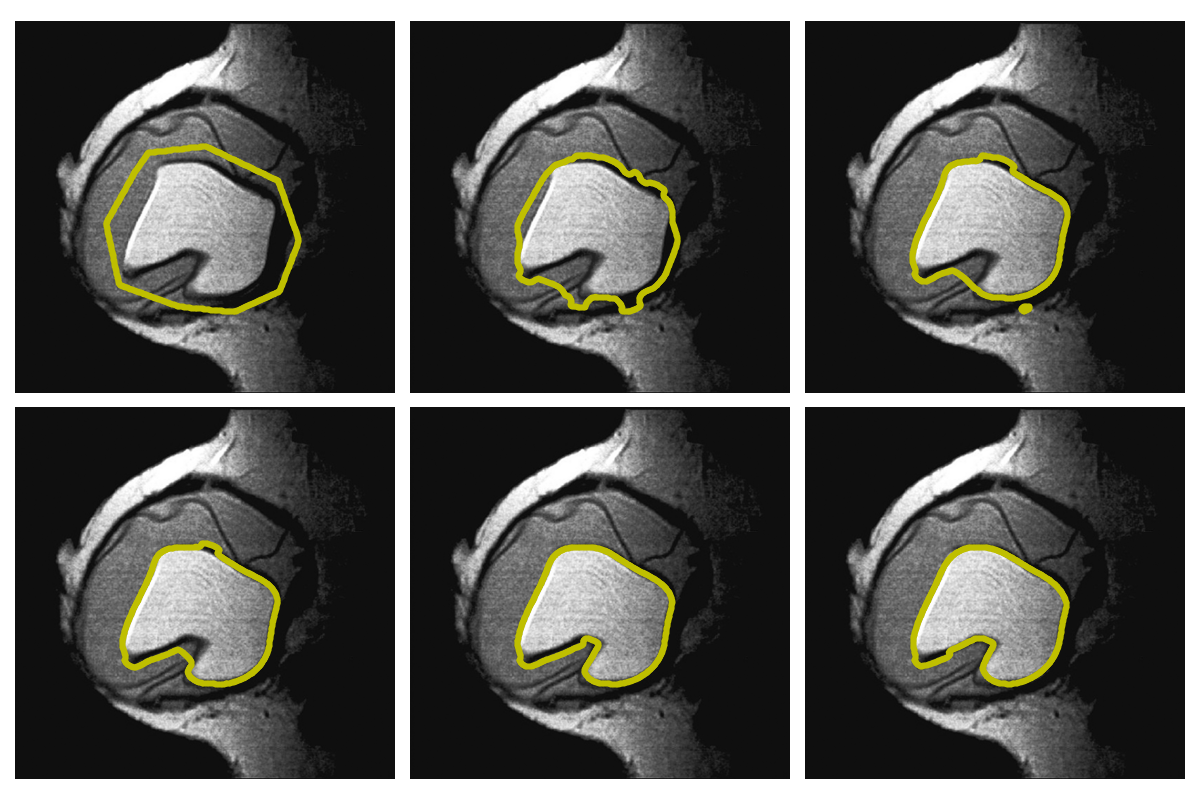

The Python source for this figure:
import os
import sys
import numpy as np
import matplotlib.pyplot as plt
from skimage.io import imread
from skimage.util import img_as_float
from skimage.measure import find_contours
from scipy.io import loadmat, savemat
from scipy.ndimage import convolve
from libDIPUM.curve_manual_input import curve_manual_input
from libDIPUM.coord2mask import coord2mask
from libDIP.levelSetFunction4e import levelSetFunction4e
from libDIP.levelSetForce4e import levelSetForce4e
from libDIP.levelSetIterate4e import levelSetIterate4e
from libDIP.levelSetReInit4e import levelSetReInit4e
from libDIPUM.gaussKernel4e import gaussKernel4e
from libDIPUM.data_path import dip_data

# Parameters
n = 21
sig = 5
iterations = [200, 400, 600, 1000, 2000]

# Data
img_path = dip_data('breast-implant.tif')
f = img_as_float(imread(img_path))
M, N = f.shape

# Input initial phi manually
if os.path.exists('Figure1124.mat'):
    mat = loadmat('Figure1124.mat')
    x = mat['y'].squeeze() #MKR
    y = mat['x'].squeeze() #MKR
else:
    x, y, vx, vy = curve_manual_input(f, 200, 'g.')
    savemat('Figure1124.mat', {'x': x, 'y': y})

# Create mask for generating initial level set function
binmask = coord2mask(M, N, x, y)

# Create initial level set function
phi0 = levelSetFunction4e('mask', binmask)

# Obtain zero-level set contour
contours_list = [find_contours(phi0, level=0)]

# Smooth image
G = gaussKernel4e(n, sig)
fsmooth = convolve(f, G, mode='nearest')

# Compute edge-marking function
W = levelSetForce4e('gradient', [fsmooth, 1, 50])
T = (np.max(W) + np.min(W)) / 2.0
WBin = W > T

# Iterate for specified iterations
for niter in iterations:
    phi = phi0.copy()
    C = 0.5
    for i in range(1, niter + 1):
        F = levelSetForce4e('geodesic', [phi, C, WBin])
        phi = levelSetIterate4e(phi, F)
        if i % 5 == 0:
            phi = levelSetReInit4e(phi, 5, 0.5)
    contours_list.append(find_contours(phi, level=0))

# Save final phi
phi1500 = phi

# Display
fig, axes = plt.subplots(2, 3, figsize=(12, 8))
for idx in range(len(contours_list)):
    ax = axes.flat[idx]
    ax.imshow(f, cmap='gray')
    ax.axis('off')
    for cont in contours_list[idx]:
        ax.plot(cont[:, 1], cont[:, 0], 'y.')

plt.tight_layout()
plt.savefig('Figure1124.png')
plt.show()
